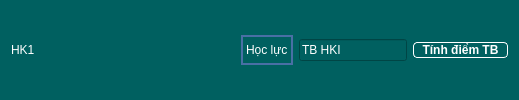
                     <widget class="QWidget" name="widget_11" native="true">
                      <property name="styleSheet">
                       <string notr="true">background-color: rgb(0, 96, 96);
color: rgb(255, 255, 255);</string>
                      </property>
                      <layout class="QHBoxLayout" name="horizontalLayout_14">
                       <item>
                        <widget class="QLabel" name="hk_num">
                         <property name="styleSheet">
                          <string notr="true"/>
                         </property>
                         <property name="text">
                          <string>HK1</string>
                         </property>
                        </widget>
                       </item>
                       <item>
                        <spacer name="horizontalSpacer_12">
                         <property name="orientation">
                          <enum>Qt::Horizontal</enum>
                         </property>
                         <property name="sizeHint" stdset="0">
                          <size>
                           <width>40</width>
                           <height>20</height>
                          </size>
                         </property>
                        </spacer>
                       </item>
                       <item>
                        <spacer name="horizontalSpacer_13">
                         <property name="orientation">
                          <enum>Qt::Horizontal</enum>
                         </property>
                         <property name="sizeHint" stdset="0">
                          <size>
                           <width>40</width>
                           <height>20</height>
                          </size>
                         </property>
                        </spacer>
                       </item>
                       <item>
                        <spacer name="horizontalSpacer_14">
                         <property name="orientation">
                          <enum>Qt::Horizontal</enum>
                         </property>
                         <property name="sizeHint" stdset="0">
                          <size>
                           <width>40</width>
                           <height>20</height>
                          </size>
                         </property>
                        </spacer>
                       </item>
                       <item>
                        <spacer name="horizontalSpacer_15">
                         <property name="orientation">
                          <enum>Qt::Horizontal</enum>
                         </property>
                         <property name="sizeHint" stdset="0">
                          <size>
                           <width>40</width>
                           <height>20</height>
                          </size>
                         </property>
                        </spacer>
                       </item>
                       <item>
                        <spacer name="horizontalSpacer_16">
                         <property name="orientation">
                          <enum>Qt::Horizontal</enum>
                         </property>
                         <property name="sizeHint" stdset="0">
                          <size>
                           <width>40</width>
                           <height>20</height>
                          </size>
                         </property>
                        </spacer>
                       </item>
                       <item>
                        <widget class="QLabel" name="hoc_luc">
                         <property name="minimumSize">
                          <size>
                           <width>0</width>
                           <height>30</height>
                          </size>
                         </property>
                         <property name="maximumSize">
                          <size>
                           <width>16777215</width>
                           <height>30</height>
                          </size>
                         </property>
                         <property name="styleSheet">
                          <string notr="true">border: 2px solid #4A6FA5;</string>
                         </property>
                         <property name="text">
                          <string>Học lực</string>
                         </property>
                        </widget>
                       </item>
                       <item>
                        <widget class="QLineEdit" name="tb_term">
                         <property name="text">
                          <string>TB HKI</string>
                         </property>
                        </widget>
                       </item>
                       <item>
                        <widget class="QPushButton" name="nut_tinh_tb_hk">
                         <property name="minimumSize">
                          <size>
                           <width>95</width>
                           <height>0</height>
                          </size>
                         </property>
                         <property name="maximumSize">
                          <size>
                           <width>95</width>
                           <height>16777215</height>
                          </size>
                         </property>
                         <property name="font">
                          <font>
                           <pointsize>9</pointsize>
                           <weight>75</weight>
                           <bold>true</bold>
                          </font>
                         </property>
                         <property name="styleSheet">
                          <string notr="true">    border: 1px solid #ffffff; 
    border-radius: 4px;</string>
                         </property>
                         <property name="text">
                          <string>Tính điểm TB</string>
                         </property>
                        </widget>
                       </item>
                      </layout>
                     </widget>
